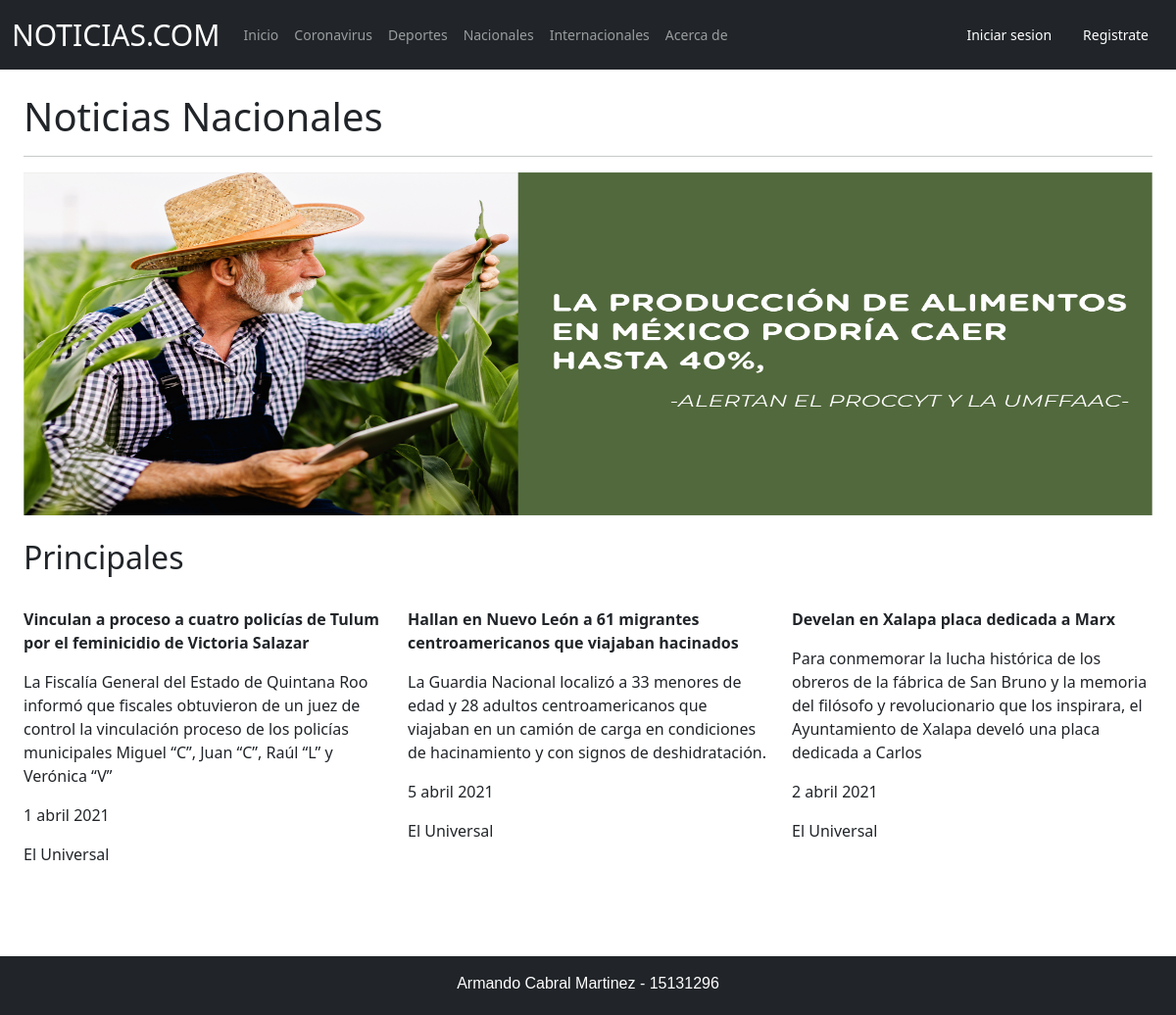
The app's page /accounts/nacionales, older data.
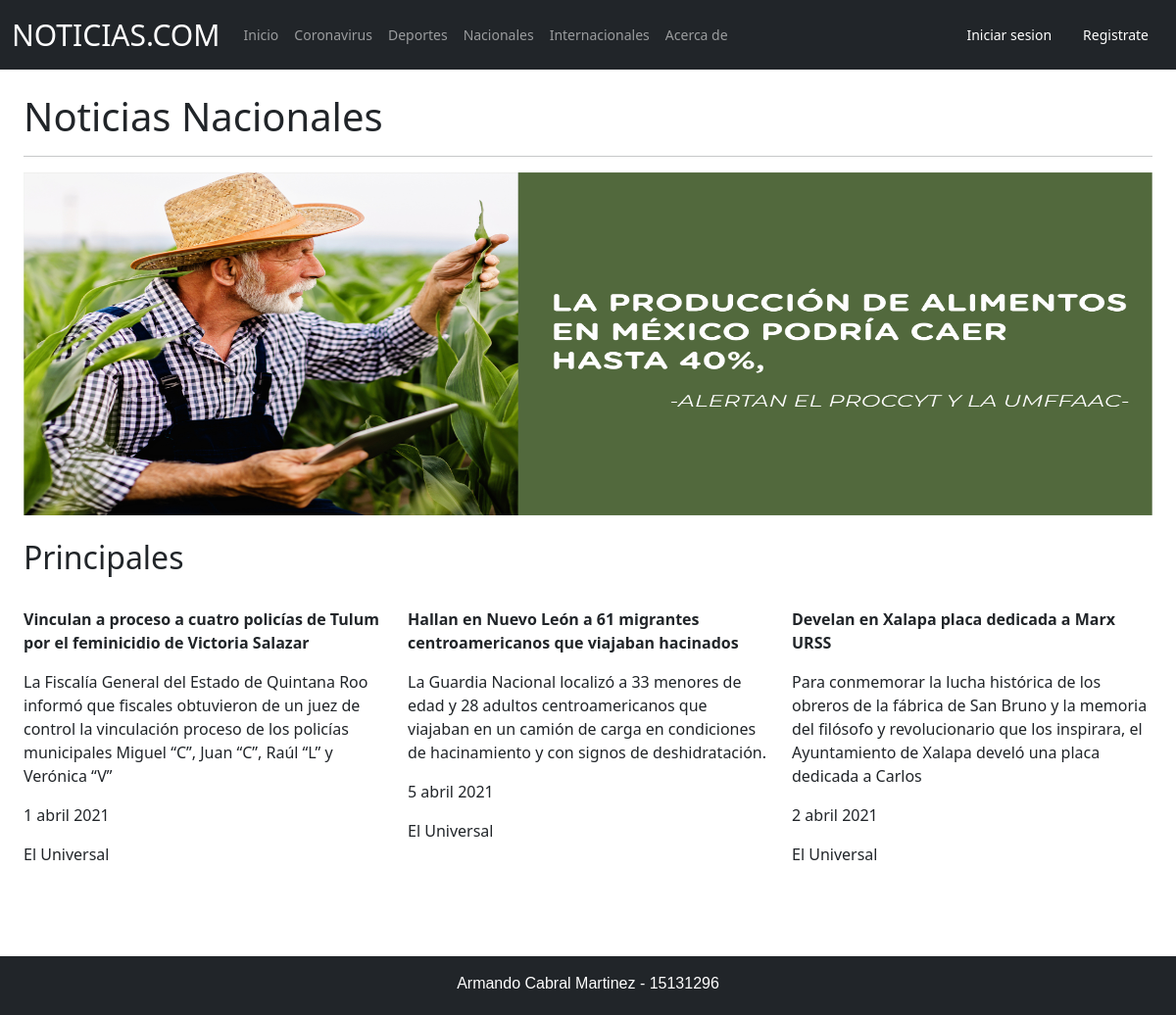
The same page, newer data.
### noticias/models.py (models this page shows, shortened)
class nacionales (models.Model):
	nombre = models.CharField(default = "",null=True,max_length = 200)
	descripcion = models.TextField(default = "",null=True,max_length = 200)
	fecha = models.CharField(default = "",null=True,max_length = 200)
	autor = models.CharField(default = "",null=True,max_length = 200)

### noticias/views.py (the view)
# urls.py: path('nacionales',NacionalesPageView.as_view(),name = 'nacionales'),
class NacionalesPageView(ListView):
	model = nacionales
	template_name = 'nacionales.html'
	context_object_name = 'noticias_list'

### noticias/templates/nacionales.html (shortened to what this page needs)
{% extends 'base.html' %}
{% block content %}
{% load static %}
<body>
	<div class="px-4">
		<br>
		<h1>Noticias Nacionales</h1>
		<hr>
		<div class="row">
	    	<img src="{% static 'files/bannerNac.jpg' %}" height="350px"
	    	width="1220px">
    	</div>
		<br>
		<h2>Principales</h2>
		<div class="row">
				{% for nacionales in noticias_list %}
				<div class=col-md-4>
                    <br>
					<p><strong>{{ nacionales.nombre }}</strong></p>
			        <p>{{ nacionales.descripcion }}</p>
			        <p>{{ nacionales.fecha }}</p>
			        <p>{{ nacionales.autor }}</p>
                    <br>
                    <br>
				</div>
	    		{% endfor %}
		</div>
	</div>
	<br><br>
</body>
{% endblock content %}

Row changes from the older to the newer data that the page shows:
changed nacionales: nombre "Develan en Xalapa placa dedicada a Marx" → "Develan en Xalapa placa dedicada a Marx URSS"
